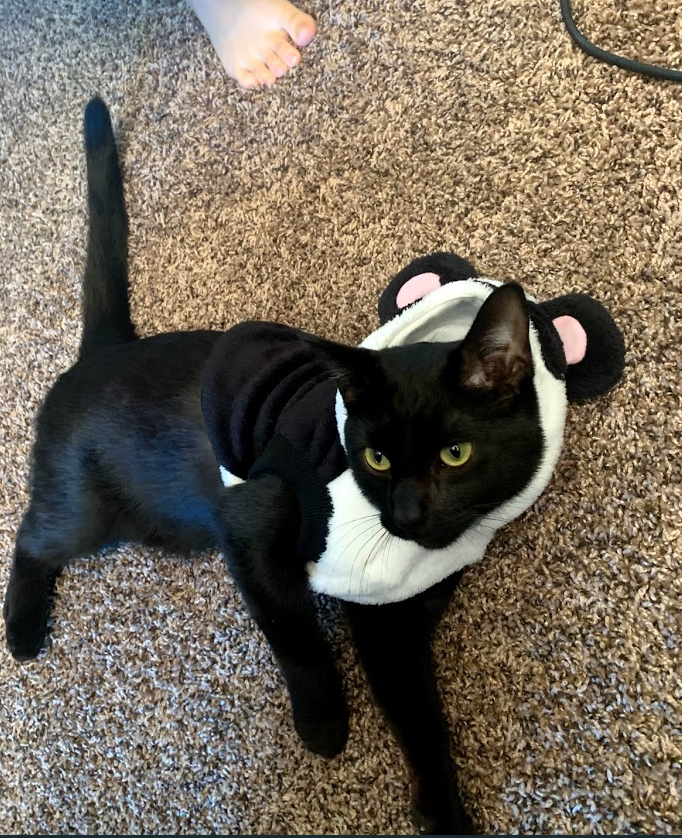
#> input picture images/panther.PNG, 682 x 838 px
$ python 'c2 basic functions.py'
#> lines starting #> are read from the running program, lines starting #| are printed output that depends on the picture
import cv2

img = cv2.imread("images/panther.PNG")
#> img is the input picture: shape (838, 682, 3); mean B, G, R 90.6, 104.2, 113.8
imgGray = cv2.cvtColor(img, cv2.COLOR_BGR2GRAY)
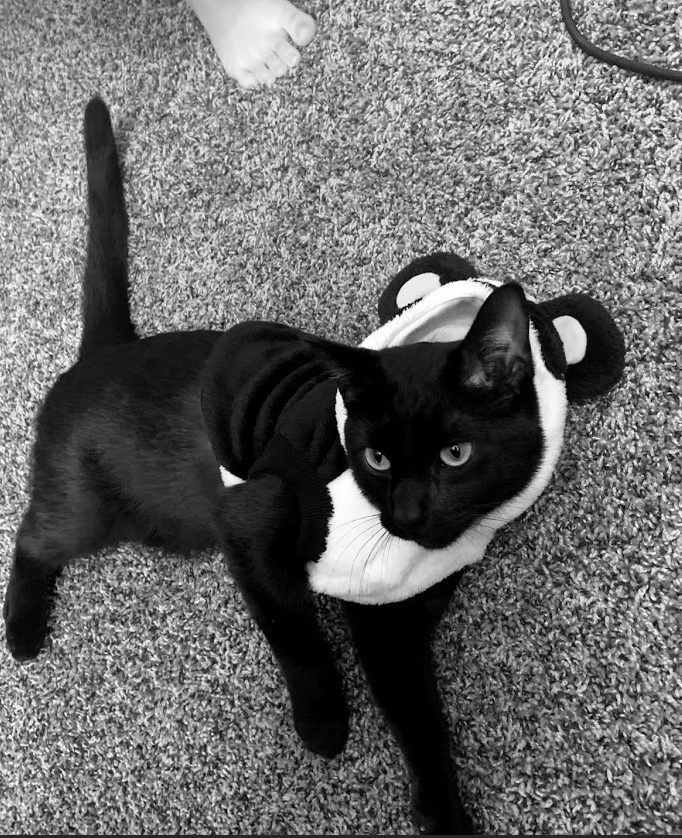
#> imgGray: shape (838, 682); min 0, max 255, mean 105.5
imgBlur = cv2.GaussianBlur(img, (7,7),0)
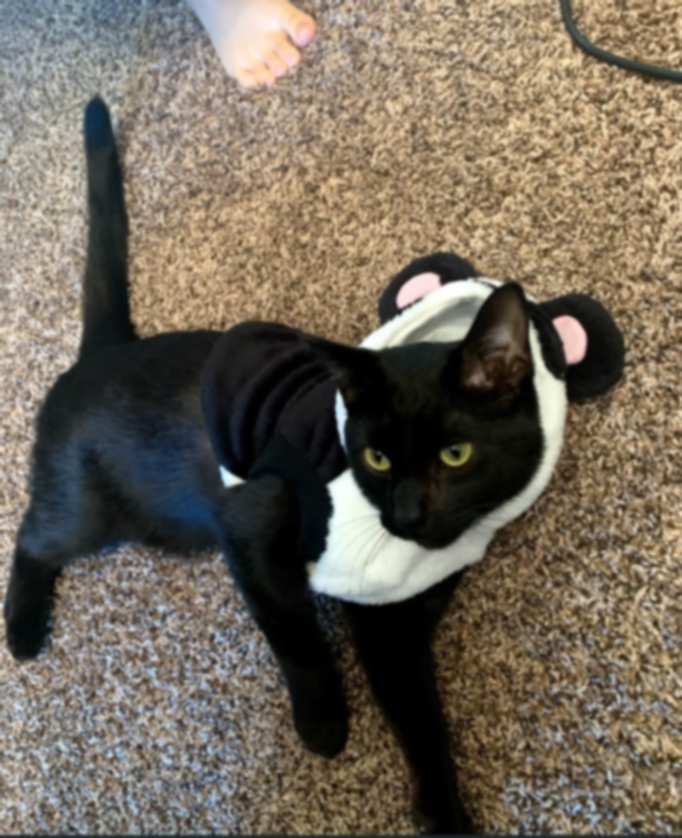
#> imgBlur: shape (838, 682, 3); mean B, G, R 90.6, 104.2, 113.8
imgCanny = cv2.Canny(img,200,200)
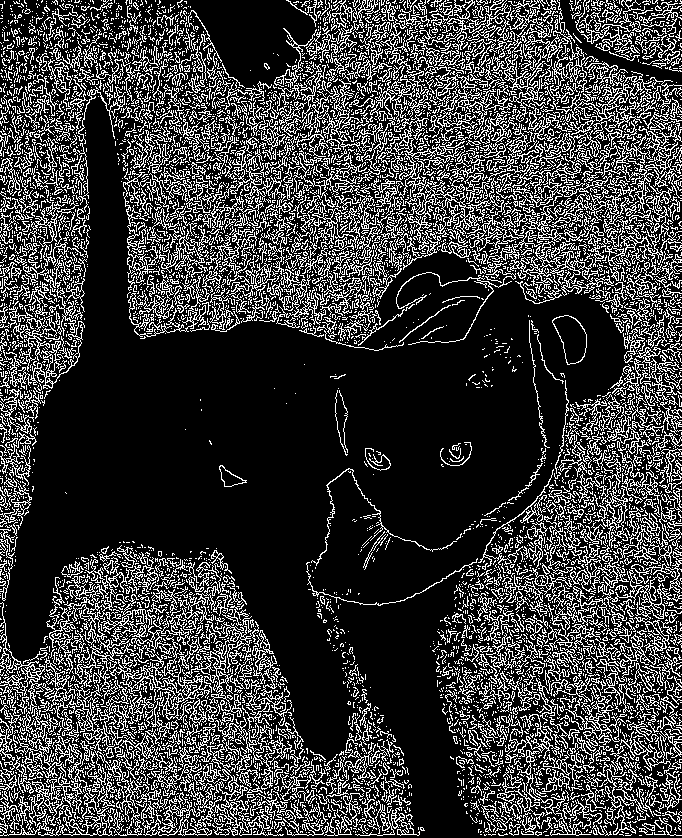
#> imgCanny: shape (838, 682); 23.6% white in thin lines or dots


cv2.imshow("Original Image", img)
cv2.imshow("Gray Image", imgGray)
cv2.imshow("Edge Image", imgCanny)
cv2.waitKey(0)
